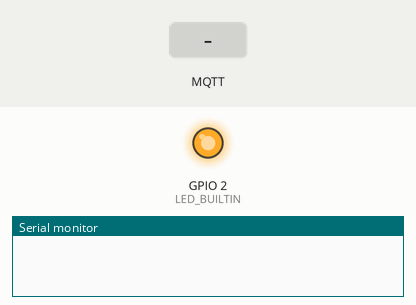
This sketch was run on a simulated ESP8266 (NodeMCU). On the bench: output pins drawn as LEDs (lit = HIGH, except the on-board LED, lit = LOW), the last lines printed to the serial monitor. Inputs (shaded band) come from the test bench. WiFi joins after 1.5 s; servers stay silent unless stated; random numbers use the default seed unless the sketch sets one; no MQTT or app messages arrive unless stated.

Above: at 0.1 s.
At 2.5 s:
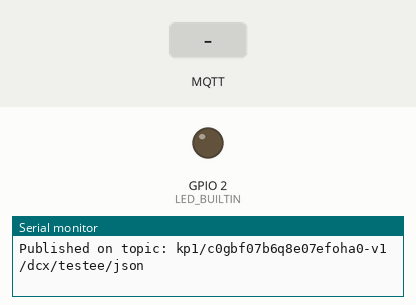
2.6 s: MQTT message "1" arrives on the first subscribed topic
Timing chart, 0 to 5.6 s (numbered marks = the images above; inputs shaded):
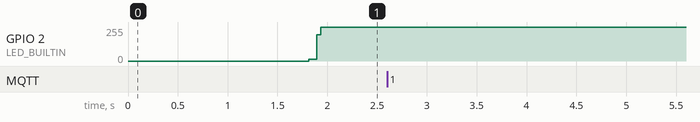

The sketch:

teste_8266_KAAIOT.ino
```cpp
#include <ESP8266WiFi.h>
#include <PubSubClient.h>
#include <ArduinoJson.h>

const char* ssid = "Leyed";        // WiFi name
const char* password = "syndra0812";    // WiFi password
const char* mqtt_server = "mqtt.cloud.kaaiot.com";
const String TOKEN = "testee";        // Endpoint token - you get (or specify) it during device provisioning
const String APP_VERSION = "c0gbf07b6q8e07efoha0-v1";  // Application version - you specify it during device provisioning

const unsigned long fiveSeconds = 1 * 0.1 * 1000UL;
static unsigned long lastPublish = 0 - fiveSeconds;

WiFiClient espClient;
PubSubClient client(espClient);

void setup() {
  Serial.begin(115200);
  client.setServer(mqtt_server, 1883);
  client.setCallback(callback);
  pinMode(LED_BUILTIN, OUTPUT);
}

void loop() {
  setup_wifi();
  if (!client.connected()) {
    reconnect();
  }
  client.loop();

  unsigned long now = millis();
  if (now - lastPublish >= fiveSeconds) {
    lastPublish += fiveSeconds;
    DynamicJsonDocument telemetry(1023);
    telemetry.createNestedObject();
    telemetry[0]["temperature"] = random(18, 23);
    telemetry[0]["humidity"] = random(40, 60);
    telemetry[0]["co2"] = random(900, 1200);

    String topic = "kp1/" + APP_VERSION + "/dcx/" + TOKEN + "/json";
    digitalWrite(LED_BUILTIN, LOW);
    client.publish(topic.c_str(), telemetry.as<String>().c_str());
    Serial.println("Published on topic: " + topic);
    digitalWrite(LED_BUILTIN, HIGH);
  }
}

void callback(char* topic, byte* payload, unsigned int length) {
  Serial.printf("\nHandling command message on topic: %s\n", topic);

  DynamicJsonDocument doc(1023);
  deserializeJson(doc, payload, length);
  JsonVariant json_var = doc.as<JsonVariant>();

  DynamicJsonDocument commandResponse(1023);
  for (int i = 0; i < json_var.size(); i++) {
    unsigned int command_id = json_var[i]["id"].as<unsigned int>();
    commandResponse.createNestedObject();
    commandResponse[i]["id"] = command_id;
    commandResponse[i]["statusCode"] = 200;
    commandResponse[i]["payload"] = "done";
  }

  String responseTopic = "kp1/" + APP_VERSION + "/cex/" + TOKEN + "/result/SWITCH";
  client.publish(responseTopic.c_str(), commandResponse.as<String>().c_str());
  Serial.println("Published response to SWITCH command on topic: " + responseTopic);
}

void setup_wifi() {
  if (WiFi.status() != WL_CONNECTED) {
    delay(200);
    Serial.println();
    Serial.printf("Connecting to [%s]", ssid);
    WiFi.begin(ssid, password);
    connectWiFi();
  }
}

void connectWiFi() {
  while (WiFi.status() != WL_CONNECTED) {
    delay(500);
    Serial.print(".");
  }
  Serial.println();
  Serial.println("WiFi connected");
  Serial.println("IP address: ");
  Serial.println(WiFi.localIP());
}

void reconnect() {
  while (!client.connected()) {
    Serial.println("Attempting MQTT connection...");
    char *client_id = "client-id-123ab";
    if (client.connect(client_id)) {
      Serial.println("Connected to WiFi");
      // ... and resubscribe
      subscribeToCommand();
    } else {
      Serial.print("failed, rc=");
      Serial.print(client.state());
      Serial.println(" try again in 5 seconds");
      // Wait 5 seconds before retrying
      delay(5000);
    }
  }
}

void subscribeToCommand() {
  String topic = "kp1/" + APP_VERSION + "/cex/" + TOKEN + "/command/SWITCH/status";
  client.subscribe(topic.c_str());
  Serial.println("Subscribed on topic: " + topic);
}
```
